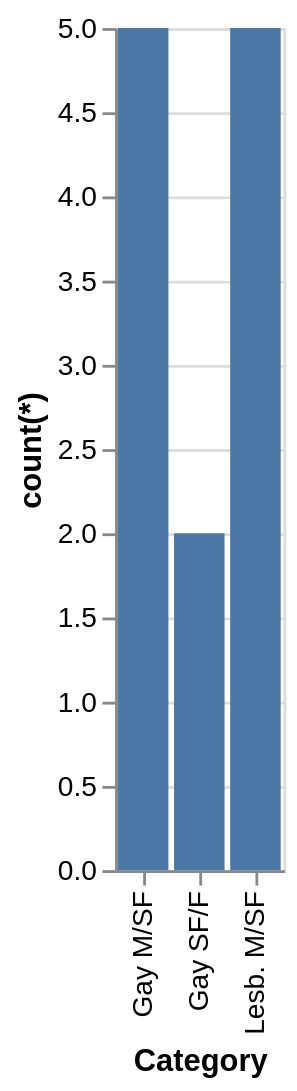

The specification (Vega-Lite) saved for this image:
### Vega-Lite specification from a JSON file in a GitHub repository (floating-point values rounded to 4 significant figures)
{"data": {"values": [{"x_data": "Gay M/SF", "y_data": 5}, {"x_data": "Gay SF/F", "y_data": 2}, {"x_data": "Lesb. M/SF", "y_data": 5}]}, "mark": "bar", "encoding": {"x": {"field": "x_data", "type": "nominal", "title": "Category", "sort": "ascending"}, "y": {"field": "y_data", "type": "quantitative", "title": "count(*)"}}}
